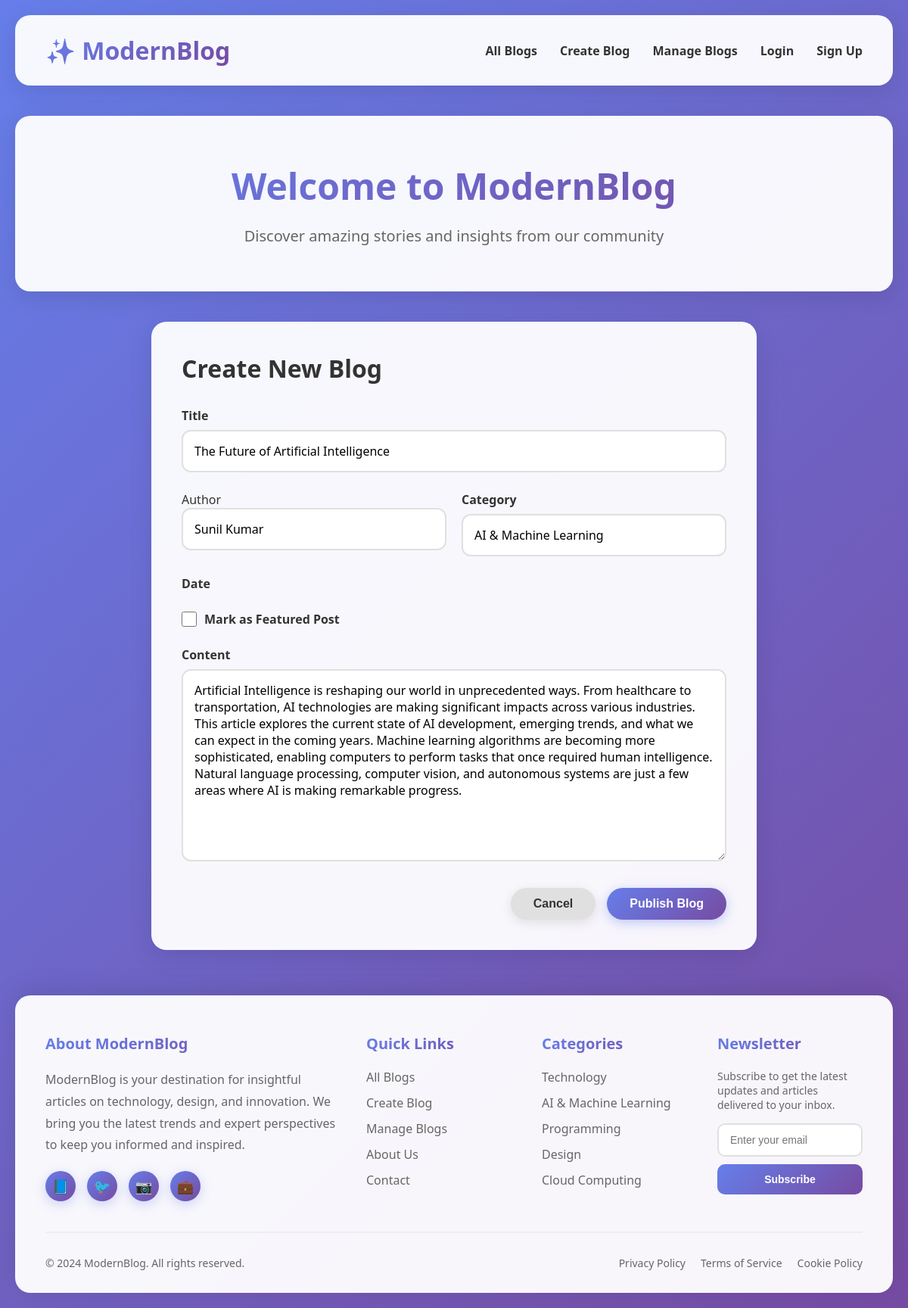
Page /blogs/update/2 on the committed database.
### blogs/models.py (models this page shows)
class Blog(models.Model):
    title=models.CharField(max_length=100)
    author=models.CharField(max_length=55)
    category=models.CharField(max_length=100)
    date=models.DateField(auto_now_add=True,null=False)
    featured=models.BooleanField()
    content=models.TextField()

### blogs/views.py (the view)
# urls.py: path('blogs/update/<int:id>',update_blog,name='update'),
def update_blog(request,id):
    instance=Blog.objects.get(pk=id)
    if request.method=='POST':
        form=BlogForm(request.POST,instance=instance)
        if form.is_valid():
            form.save()
            return HttpResponseRedirect('/blogs')
    else:
        form=BlogForm(instance=instance)
    return render(request,'blogs/update.html',{
        "form":form
    })

### blogs/forms.py
class BlogForm(forms.ModelForm):
    class Meta:
        model=Blog
        fields='__all__'

### blogs/templates/blogs/update.html (shortened to what this page needs)
 {% extends 'blogs/base.html' %}
 {% block content %}
        <section id="create-blog" >
            <div class="form-container">
                <h2 style="margin-bottom: 30px; font-size: 32px;">Create New Blog</h2>
                <form method="post">
                    <div class="form-group">
                        <label>Title</label>
                            {{form.title}}
                    </div>
                    <div class="form-group-inline">
                        <div class="form-group">
                            {{form.author.label}}
                            {{form.author}}
                        </div>
                        <div class="form-group">
                            <label>Category</label>
                            {{form.category}}
                        </div>
                    </div>
                    <div class="form-group">
                        <label>Date</label>
                    </div>
                    <div class="form-group">
                        <div class="checkbox-group">
                            {{form.featured}}
                            <label for="featured">Mark as Featured Post</label>
                        </div>
                    </div>
                    <div class="form-group">
                        <label>Content</label>
                            {{form.content}}
                    </div>
                    <div class="form-actions">
                        <button type="button" class="btn btn-secondary">Cancel</button>
                        <button type="submit" class="btn">Publish Blog</button>
                    </div>
                </form>
            </div>
        </section>
        {% endblock %}

### blogs/static/css/style.css (style rules this page uses)
* { margin: 0; padding: 0; box-sizing: border-box; }
body { font-family: 'Segoe UI', Tahoma, Geneva, Verdana, sans-serif; background: linear-gradient(135deg, #667eea 0%, #764ba2 100%); min-height: 100vh; color: #333; }
.btn { background: linear-gradient(135deg, #667eea 0%, #764ba2 100%); color: white; border: none; padding: 12px 30px; border-radius: 25px; font-size: 16px; font-weight: 600; cursor: pointer; transition: all 0.3s ease; box-shadow: 0 4px 15px rgba(102, 126, 234, 0.4); }
.btn-secondary { background: #e0e0e0; color: #333; box-shadow: 0 4px 15px rgba(0, 0, 0, 0.1); }
.form-container { background: rgba(255, 255, 255, 0.95); backdrop-filter: blur(10px); border-radius: 20px; padding: 40px; box-shadow: 0 8px 32px rgba(0, 0, 0, 0.1); max-width: 800px; margin: 0 auto; }
.form-group { margin-bottom: 25px; }
.form-group label { display: block; margin-bottom: 8px; font-weight: 600; color: #333; }
.form-group input, .form-group textarea, .form-group select { width: 100%; padding: 15px; border: 2px solid #e0e0e0; border-radius: 12px; font-size: 16px; transition: all 0.3s ease; font-family: inherit; }
.form-group textarea { min-height: 200px; resize: vertical; }
.form-group-inline { display: flex; gap: 20px; }
.form-group-inline .form-group { flex: 1; }
.checkbox-group { display: flex; align-items: center; gap: 10px; }
.checkbox-group input[type="checkbox"] { width: auto; width: 20px; height: 20px; cursor: pointer; }
.checkbox-group label { margin: 0; cursor: pointer; }
.form-actions { display: flex; gap: 15px; justify-content: flex-end; margin-top: 30px; }

### rows in the picture
Blog: title "The Future of Artificial Intelligence", author "Sunil Kumar", category "AI & Machine Learning", content "Artificial Intelligence is reshaping our world in unprecedented ways. From healthcare to transportation, AI technologies are making significant impacts across various industries. This article explores the current state of AI development, emerging trends, and what we can expect in the coming years. Machine learning algorithms are becoming more sophisticated, enabling computers to perform tasks that once required human intelligence. Natural language processing, computer vision, and autonomous systems are just a few areas where AI is making remarkable progress."
